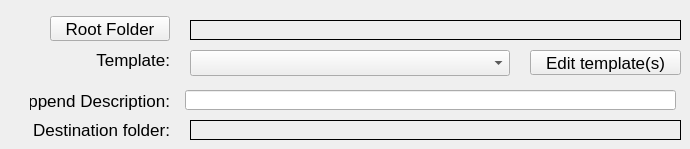
    <widget class="QWidget" name="backupTab">
     <attribute name="title">
      <string>Backup Location Parameters</string>
     </attribute>
     <widget class="QLabel" name="folderLabel_2">
      <property name="geometry">
       <rect>
        <x>190</x>
        <y>120</y>
        <width>491</width>
        <height>20</height>
       </rect>
      </property>
      <property name="font">
       <font>
        <pointsize>13</pointsize>
       </font>
      </property>
      <property name="toolTip">
       <string/>
      </property>
      <property name="styleSheet">
       <string notr="true"/>
      </property>
      <property name="frameShape">
       <enum>QFrame::Box</enum>
      </property>
      <property name="text">
       <string/>
      </property>
     </widget>
     <widget class="QLabel" name="templateLabel1_2">
      <property name="geometry">
       <rect>
        <x>30</x>
        <y>50</y>
        <width>140</width>
        <height>20</height>
       </rect>
      </property>
      <property name="font">
       <font>
        <pointsize>13</pointsize>
       </font>
      </property>
      <property name="toolTip">
       <string/>
      </property>
      <property name="text">
       <string>Template:</string>
      </property>
      <property name="alignment">
       <set>Qt::AlignRight|Qt::AlignTrailing|Qt::AlignVCenter</set>
      </property>
     </widget>
     <widget class="QPushButton" name="selectRootFolderBtn_2">
      <property name="geometry">
       <rect>
        <x>50</x>
        <y>16</y>
        <width>120</width>
        <height>25</height>
       </rect>
      </property>
      <property name="font">
       <font>
        <pointsize>13</pointsize>
        <weight>50</weight>
        <bold>false</bold>
       </font>
      </property>
      <property name="toolTip">
       <string/>
      </property>
      <property name="text">
       <string>Root Folder</string>
      </property>
      <property name="autoDefault">
       <bool>false</bool>
      </property>
      <property name="default">
       <bool>false</bool>
      </property>
      <property name="flat">
       <bool>false</bool>
      </property>
     </widget>
     <widget class="QComboBox" name="pathTemplatesCB_2">
      <property name="geometry">
       <rect>
        <x>190</x>
        <y>50</y>
        <width>320</width>
        <height>26</height>
       </rect>
      </property>
      <property name="font">
       <font>
        <pointsize>13</pointsize>
       </font>
      </property>
      <property name="toolTip">
       <string/>
      </property>
      <property name="currentText">
       <string/>
      </property>
     </widget>
     <widget class="QLineEdit" name="descriptionLineEdit_2">
      <property name="geometry">
       <rect>
        <x>185</x>
        <y>90</y>
        <width>491</width>
        <height>20</height>
       </rect>
      </property>
      <property name="font">
       <font>
        <pointsize>13</pointsize>
       </font>
      </property>
      <property name="toolTip">
       <string/>
      </property>
     </widget>
     <widget class="QLabel" name="folderDescription_2">
      <property name="geometry">
       <rect>
        <x>30</x>
        <y>91</y>
        <width>140</width>
        <height>20</height>
       </rect>
      </property>
      <property name="font">
       <font>
        <pointsize>13</pointsize>
       </font>
      </property>
      <property name="toolTip">
       <string/>
      </property>
      <property name="text">
       <string>Append Description:</string>
      </property>
      <property name="alignment">
       <set>Qt::AlignRight|Qt::AlignTrailing|Qt::AlignVCenter</set>
      </property>
     </widget>
     <widget class="QLabel" name="destinationFolderLabel_2">
      <property name="geometry">
       <rect>
        <x>30</x>
        <y>120</y>
        <width>140</width>
        <height>20</height>
       </rect>
      </property>
      <property name="font">
       <font>
        <pointsize>13</pointsize>
       </font>
      </property>
      <property name="toolTip">
       <string/>
      </property>
      <property name="text">
       <string>Destination folder:</string>
      </property>
      <property name="alignment">
       <set>Qt::AlignRight|Qt::AlignTrailing|Qt::AlignVCenter</set>
      </property>
     </widget>
     <widget class="QLabel" name="rootFolderLabel_2">
      <property name="geometry">
       <rect>
        <x>190</x>
        <y>20</y>
        <width>491</width>
        <height>20</height>
       </rect>
      </property>
      <property name="font">
       <font>
        <pointsize>13</pointsize>
       </font>
      </property>
      <property name="toolTip">
       <string/>
      </property>
      <property name="frameShape">
       <enum>QFrame::Box</enum>
      </property>
      <property name="text">
       <string/>
      </property>
     </widget>
     <widget class="QPushButton" name="pathTemplatesBtn_2">
      <property name="geometry">
       <rect>
        <x>530</x>
        <y>50</y>
        <width>151</width>
        <height>25</height>
       </rect>
      </property>
      <property name="font">
       <font>
        <pointsize>13</pointsize>
        <weight>50</weight>
        <bold>false</bold>
       </font>
      </property>
      <property name="toolTip">
       <string/>
      </property>
      <property name="toolTipDuration">
       <number>-3</number>
      </property>
      <property name="text">
       <string>Edit template(s)</string>
      </property>
      <property name="autoDefault">
       <bool>false</bool>
      </property>
      <property name="default">
       <bool>false</bool>
      </property>
      <property name="flat">
       <bool>false</bool>
      </property>
     </widget>
    </widget>
